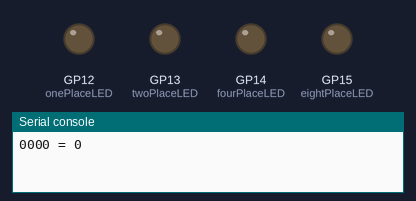
Simulated run of this program. Board: Raspberry Pi Pico running MicroPython. On the bench: output pins drawn as LEDs (lit = HIGH), the last lines printed to the serial console.

Above: at 0.1 s.
At 4.1 s:
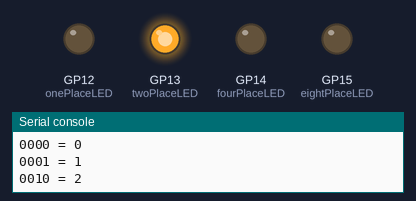
At 8.1 s:
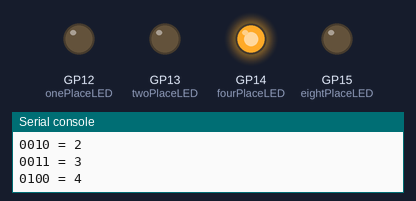
At 18.1 s:
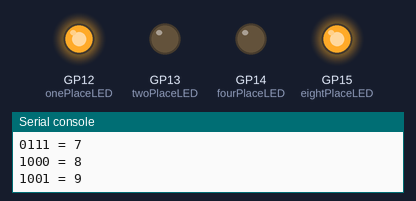
At 28.1 s:
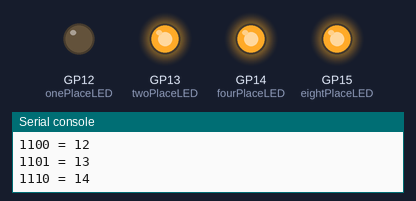
At 38.1 s:
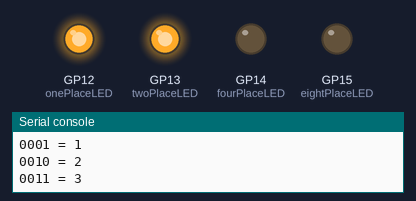
Timing chart, 0 to 39.6 s (numbered marks = the images above):
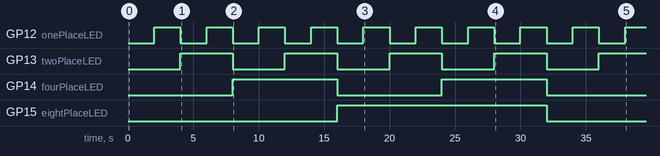

Measured:
- by itself, GP12 (onePlaceLED): alternates HIGH for 2.0 s and LOW for 2.0 s
- by itself, GP13 (twoPlaceLED): alternates HIGH for 4.0 s and LOW for 4.0 s
- by itself, GP14 (fourPlaceLED): alternates HIGH for 8.0 s and LOW for 8.0 s
- by itself, GP15 (eightPlaceLED): LOW → HIGH at 16.0 s, → LOW 16.0 s later

The program:

binary_counter_version2.py
```python
# Program for a Binary Counter 0-15 Version 2
# Lori Pfahler
# Feb 2023

from machine import Pin
from utime import sleep
# variable for setting the speed of counting
delayTime = 2
# setup the four LEDs
onePlaceLED = Pin(12, Pin.OUT)
twoPlaceLED = Pin(13, Pin.OUT)
fourPlaceLED = Pin(14, Pin.OUT)
eightPlaceLED = Pin(15, Pin.OUT)

# use try and except to turn LEDs off when exiting the program
try:
    while True:
        for myNum in range(0, 16, 1):
            # turn myNum into binary string with four digits
            myBin = '{0:04b}'.format(myNum)
            print(myBin, '=', myNum)
            # light up the LEDS according to the binary representation
            # separate out digits of the binary string and make these integers
            eightPlaceLED.value(int(myBin[0]))
            fourPlaceLED.value(int(myBin[1]))
            twoPlaceLED.value(int(myBin[2]))
            onePlaceLED.value(int(myBin[3]))
            # a sleep to see the counting
            sleep(delayTime)

except KeyboardInterrupt:
    # turn off LEDs
    eightPlaceLED.off()
    fourPlaceLED.off()
    twoPlaceLED.off()
    onePlaceLED.off()
```
